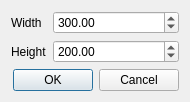
<?xml version="1.0" encoding="UTF-8"?>
<ui version="4.0">
 <class>specSizeDialog</class>
 <widget class="QDialog" name="specSizeDialog">
  <property name="geometry">
   <rect>
    <x>0</x>
    <y>0</y>
    <width>190</width>
    <height>97</height>
   </rect>
  </property>
  <property name="windowTitle">
   <string>Dialog</string>
  </property>
  <layout class="QFormLayout" name="formLayout">
   <item row="0" column="0">
    <widget class="QLabel" name="label">
     <property name="text">
      <string>Width</string>
     </property>
    </widget>
   </item>
   <item row="0" column="1">
    <widget class="QDoubleSpinBox" name="width">
     <property name="maximum">
      <double>1000000000000000000.000000000000000</double>
     </property>
     <property name="value">
      <double>300.000000000000000</double>
     </property>
    </widget>
   </item>
   <item row="1" column="0">
    <widget class="QLabel" name="label_2">
     <property name="text">
      <string>Height</string>
     </property>
    </widget>
   </item>
   <item row="1" column="1">
    <widget class="QDoubleSpinBox" name="height">
     <property name="maximum">
      <double>100000000000.000000000000000</double>
     </property>
     <property name="value">
      <double>200.000000000000000</double>
     </property>
    </widget>
   </item>
   <item row="2" column="0" colspan="2">
    <widget class="QDialogButtonBox" name="buttonBox">
     <property name="orientation">
      <enum>Qt::Horizontal</enum>
     </property>
     <property name="standardButtons">
      <set>QDialogButtonBox::Cancel|QDialogButtonBox::Ok</set>
     </property>
    </widget>
   </item>
  </layout>
 </widget>
 <resources/>
 <connections>
  <connection>
   <sender>buttonBox</sender>
   <signal>accepted()</signal>
   <receiver>specSizeDialog</receiver>
   <slot>accept()</slot>
   <hints>
    <hint type="sourcelabel">
     <x>248</x>
     <y>254</y>
    </hint>
    <hint type="destinationlabel">
     <x>157</x>
     <y>274</y>
    </hint>
   </hints>
  </connection>
  <connection>
   <sender>buttonBox</sender>
   <signal>rejected()</signal>
   <receiver>specSizeDialog</receiver>
   <slot>reject()</slot>
   <hints>
    <hint type="sourcelabel">
     <x>316</x>
     <y>260</y>
    </hint>
    <hint type="destinationlabel">
     <x>286</x>
     <y>274</y>
    </hint>
   </hints>
  </connection>
 </connections>
</ui>
